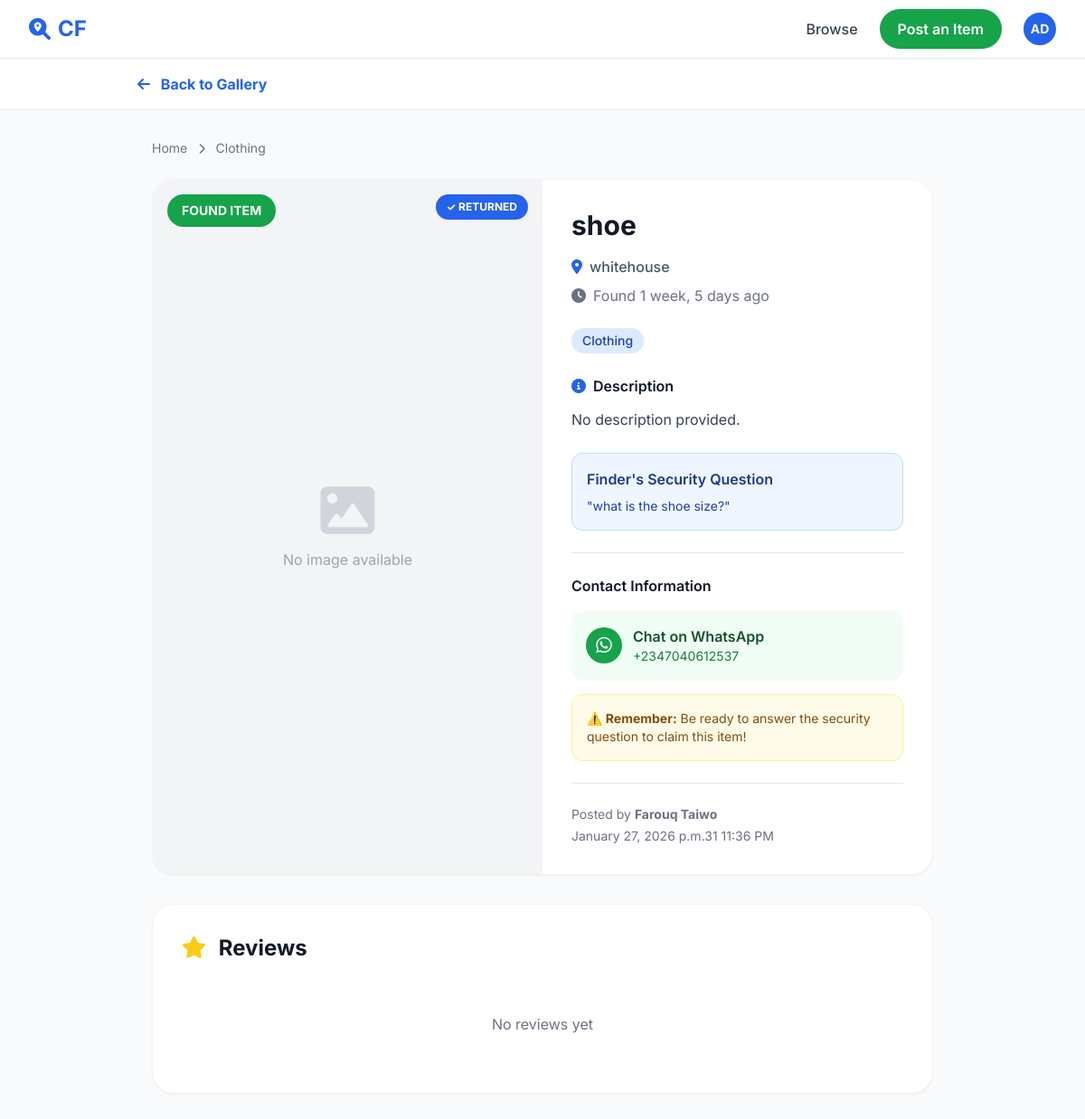
/item/2/ (signed in), run on the app's committed database.
### accounts/models.py (models this page shows, shortened)
class CustomUser(AbstractUser):
    username = None  # Completely remove username field
    email = models.EmailField(
        _("email address"),
        unique=True,
        max_length=255,
        error_messages={
            "unique": _("A user with that email already exists."),
        },
    )
    full_name = models.CharField(_("full name"), max_length=150, blank=True)
    is_verified_student = models.BooleanField(_("verified student"), default=False)
    objects = CustomUserManager()
    USERNAME_FIELD = "email"
    REQUIRED_FIELDS = []  # No additional required fields
    class Meta:
        verbose_name = _("user")
        verbose_name_plural = _("users")

### items/models.py (models this page shows, shortened)
class Item(models.Model):
    TYPE_CHOICES = (
        ('found', 'Found'),
        ('lost', 'Lost'),
    )
    CATEGORY_CHOICES = (
        ('Electronics', 'Electronics'),
        ('Keys', 'Keys'),
        ('Books', 'Books'),
        ('Clothing', 'Clothing'),
        ('ID/Cards', 'ID/Cards'),
        ('Bags', 'Bags'),
        ('Other', 'Other'),
    )
    CONTACT_PREFERENCE_CHOICES = (
        ('email', 'Email'),
        ('phone', 'Phone'),
        ('chat', 'In-App Chat'),
    )
    STATUS_CHOICES = (
        ('active', 'Active'),
        ('claimed', 'Claimed'),
        ('returned', 'Returned'),
    )
    poster = models.ForeignKey(User, on_delete=models.CASCADE, related_name='items')
    item_type = models.CharField(max_length=10, choices=TYPE_CHOICES)
    title = models.CharField(max_length=200)
    category = models.CharField(
        max_length=50,
        choices=CATEGORY_CHOICES,
        blank=True,
        null=True,
        help_text="Select a category"
    )
    location = models.CharField(
        max_length=200,
        blank=True,
        help_text="Type the location (e.g. Main Library, Science Cafe...)"
    )
    photo = CloudinaryField(
        'image',
        blank=True,
        null=True,
        resource_type='image',
        folder='campusfound/items',
        help_text="Upload photo of the item"
    )
    description = models.TextField(blank=True)
    created_at = models.DateTimeField(auto_now_add=True)
    date_lost = models.DateField(
        blank=True,
        null=True,
        help_text="When did you lose this item?"
    )
    reward_offered = models.CharField(
        max_length=200,
        blank=True,
        help_text="Optional: e.g. '$20 reward' or 'Coffee on me!'"
    )
    contact_preference = models.CharField(
        max_length=20,
        choices=CONTACT_PREFERENCE_CHOICES,
        default='chat',
        blank=True
    )
    verification_question = models.TextField(
        blank=True,
        help_text="Ask a question only the owner would know"
    )
    contact_info = models.CharField(
        max_length=200,
        blank=True,
        help_text="Optional: your email or WhatsApp number (e.g. whatsapp:+2348012345678)"
    )
    status = models.CharField(
        max_length=20,
        choices=STATUS_CHOICES,
        default='active'
    )
    claimed_by = models.ForeignKey(
        User,
        on_delete=models.SET_NULL,
        null=True,
        blank=True,
        related_name='claimed_items',
        help_text="User who claimed this item"
    )
    def get_whatsapp_link(self):
        if self.contact_info and 'whatsapp:' in self.contact_info:
            clean_number = self.contact_info.replace('whatsapp:', '').strip()
            if not clean_number.startswith('+'):
                clean_number = '+' + clean_number
            return f"https://wa.me/{clean_number}"
        return None
    class Meta:
        ordering = ['-created_at']

### items/views.py (the view)
# urls.py: path('item/<int:item_id>/', views.item_detail, name='item_detail'),
def item_detail(request, item_id):
    item = get_object_or_404(Item, id=item_id)
    review_form = ReviewForm()
    user_has_reviewed = False
    if request.user.is_authenticated:
        user_has_reviewed = Review.objects.filter(item=item, reviewer=request.user).exists()
    return render(request, 'item_detail.html', {
        'item': item,
        'review_form': review_form,
        'user_has_reviewed': user_has_reviewed,
    })

### chats/context_processors.py (called while the page is built)
def unread_messages(request):
    if request.user.is_authenticated:
        conversations = Conversation.objects.filter(
            Q(sender=request.user) | Q(receiver=request.user)
        )
        unread_count = Message.objects.filter(
            conversation__in=conversations,
            is_read=False
        ).exclude(sender=request.user).count()
        return {'unread_messages_count': unread_count}
    return {'unread_messages_count': 0}

### templates/item_detail.html (shortened to what this page needs)
{% extends 'base.html' %}
{% block content %}
<div class="bg-gray-50 min-h-screen pb-12">
    <nav class="bg-white p-4 border-b mb-8">
        <div class="max-w-4xl mx-auto flex justify-between items-center">
            <a href="{% url 'items:home' %}" class="text-blue-600 font-bold">
                <i class="fa-solid fa-arrow-left mr-2"></i> Back to Gallery
            </a>
        </div>
    </nav>
    <main class="max-w-4xl mx-auto px-4">
        <div class="text-sm text-gray-500 mb-6">
            <a href="{% url 'items:home' %}" class="hover:text-blue-600">Home</a>
            <i class="fa-solid fa-chevron-right mx-2 text-xs"></i>
            <span>{{ item.category|default:"Uncategorized" }}</span>
        </div>
        <div class="bg-white rounded-3xl shadow-sm border border-gray-100 overflow-hidden">
            <div class="grid md:grid-cols-2 gap-0">
                <div class="relative bg-gray-100 h-96 md:h-auto">
                    {% if item.photo %}
                        <img src="{{ item.photo.url }}" alt="{{ item.title }}" class="w-full h-full object-cover">
                    {% else %}
                        <div class="w-full h-full flex items-center justify-center">
                            <div class="text-center">
                                <i class="fa-solid fa-image text-gray-300 text-6xl mb-3"></i>
                                <p class="text-gray-400">No image available</p>
                            </div>
                        </div>
                    {% endif %}
                    {% if item.item_type == 'lost' %}
                        <span class="absolute top-4 left-4 bg-red-500 text-white text-sm font-bold px-4 py-2 rounded-full">LOST ITEM</span>
                    {% else %}
                        <span class="absolute top-4 left-4 bg-green-600 text-white text-sm font-bold px-4 py-2 rounded-full">FOUND ITEM</span>
                    {% endif %}
                    {% if item.status == 'returned' %}
                        <span class="absolute top-4 right-4 bg-blue-600 text-white text-xs font-bold px-3 py-1.5 rounded-full">✓ RETURNED</span>
                    {% elif item.status == 'claimed' %}
                        <span class="absolute top-4 right-4 bg-yellow-500 text-white text-xs font-bold px-3 py-1.5 rounded-full">CLAIMED</span>
                    {% endif %}
                </div>
                <div class="p-8">
                    <h1 class="text-3xl font-bold text-gray-900 mb-4">{{ item.title }}</h1>
                    <div class="flex items-center gap-2 text-gray-600 mb-2">
                        <i class="fa-solid fa-location-dot text-blue-600"></i>
                        <span class="font-medium">{{ item.location|default:"Location not specified" }}</span>
                    </div>
                    <div class="flex items-center gap-2 text-gray-500 mb-6">
                        <i class="fa-solid fa-clock"></i>
                        <span>{{ item.item_type|title }} {{ item.created_at|timesince }} ago</span>
                    </div>
                    {% if item.category %}
                        <div class="mb-6">
                            <span class="inline-block bg-blue-100 text-blue-800 text-sm font-medium px-3 py-1 rounded-full">
                                {{ item.category }}
                            </span>
                        </div>
                    {% endif %}
                    <div class="mb-6">
                        <h3 class="flex items-center font-semibold text-gray-900 mb-3">
                            <i class="fa-solid fa-circle-info text-blue-600 mr-2"></i>
                            Description
                        </h3>
                        <p class="text-gray-700 leading-relaxed whitespace-pre-line">{{ item.description|default:"No description provided." }}</p>
                    </div>
                    {% if item.item_type == 'found' and item.verification_question %}
                        <div class="bg-blue-50 border border-blue-200 rounded-xl p-4 mb-6">
                            <h4 class="font-semibold text-blue-900 mb-2">Finder's Security Question</h4>
                            <p class="text-sm text-blue-800">"{{ item.verification_question }}"</p>
                        </div>
                    {% endif %}
                    {% if user.is_authenticated %}
                        {% if item.contact_info %}
                            <div class="border-t pt-6 mb-6">
                                <h3 class="font-semibold text-gray-900 mb-4">Contact Information</h3>
                                <div class="space-y-3">
                                    {% if 'whatsapp:' in item.contact_info %}
                                        <a href="{{ item.get_whatsapp_link }}" target="_blank" class="flex items-center gap-3 p-4 bg-green-50 hover:bg-green-100 rounded-xl transition">
                                            <div class="w-10 h-10 bg-green-600 rounded-full flex items-center justify-center">
                                                <i class="fa-brands fa-whatsapp text-white text-xl"></i>
                                            </div>
                                            <div>
                                                <p class="font-semibold text-green-900">Chat on WhatsApp</p>
                                                <p class="text-sm text-green-700">{{ item.contact_info|cut:'whatsapp:' }}</p>
                                            </div>
                                        </a>
                                    {% endif %}
                                </div>
                                {% if item.item_type == 'found' %}
                                    <div class="bg-yellow-50 border border-yellow-200 rounded-xl p-4 mt-4">
                                        <p class="text-sm text-yellow-800">
                                            <strong>⚠️ Remember:</strong> Be ready to answer the security question to claim this item!
                                        </p>
                                    </div>
                                {% endif %}
                            </div>
                        {% endif %}
                    {% endif %}
                    <div class="pt-6 border-t text-sm text-gray-500">
                        <p>Posted by <strong>{{ item.poster.full_name|default:item.poster.email }}</strong></p>
                        <p class="mt-1">{{ item.created_at|date:"F j, Y at g:i A" }}</p>
                    </div>
                </div>
            </div>
        </div>
        {% if item.status == 'returned' %}
            <div class="bg-white rounded-3xl shadow-sm border border-gray-100 overflow-hidden mt-8 p-8">
                <h2 class="text-2xl font-bold mb-6">
                    <i class="fa-solid fa-star text-yellow-400 mr-2"></i>
                    Reviews
                </h2>
                {% if item.reviews.all %}
                    <div class="space-y-4">
                        {% for review in item.reviews.all %}
                            <div class="border border-gray-200 rounded-xl p-4">
                                <div class="flex items-start gap-3">
                                    <div class="w-10 h-10 rounded-full bg-blue-600 flex items-center justify-center text-white font-bold flex-shrink-0">
                                        {{ review.reviewer.email|slice:":2"|upper }}
                                    </div>
                                    <div class="flex-1">
                                        <div class="flex items-center gap-2 mb-2">
                                            <p class="font-semibold">{{ review.reviewer.full_name|default:review.reviewer.email }}</p>
                                            <span class="text-xs text-gray-500">{{ review.created_at|timesince }} ago</span>
                                        </div>
                                        <div class="flex gap-1 mb-2">
                                            {% for i in "12345" %}
                                                <i class="fa-solid fa-star {% if forloop.counter <= review.rating %}text-yellow-400{% else %}text-gray-300{% endif %}"></i>
                                            {% endfor %}
                                        </div>
                                        <p class="text-gray-700">{{ review.comment }}</p>
                                    </div>
                                </div>
                            </div>
                        {% endfor %}
                    </div>
                {% else %}
                    <p class="text-gray-500 text-center py-8">No reviews yet</p>
                {% endif %}
            </div>
        {% endif %}
    </main>
</div>
{% endblock %}

### templates/base.html (shortened to what this page needs)
<!DOCTYPE html>
<html lang="en" class="h-full">
<head>
    <script src="https://cdn.tailwindcss.com"></script>
    <link rel="stylesheet" href="https://cdnjs.cloudflare.com/ajax/libs/font-awesome/6.0.0/css/all.min.css">
</head>
<body class="bg-gray-50 text-gray-900 min-h-screen flex flex-col">
    <nav class="bg-white border-b border-gray-200 sticky top-0 z-50 shadow-sm">
        <div class="max-w-7xl mx-auto px-4 sm:px-6 lg:px-8">
            <div class="flex justify-between items-center h-16">
                <a href="{% url 'items:home' %}" class="text-xl sm:text-2xl font-bold text-blue-600 flex items-center gap-2">
                    <i class="fa-solid fa-magnifying-glass-location"></i>
                    <span class="xs:hidden">CF</span>
                </a>
                <div class="flex items-center gap-2 sm:gap-4 lg:gap-6">
                    <a href="{% url 'items:home' %}" class="text-gray-700 hover:text-blue-600 font-medium transition hidden md:block">
                        Browse
                    </a>
                    {% if user.is_authenticated %}
                        <a href="{% url 'items:post_item' %}" class="bg-green-600 text-white px-3 sm:px-5 py-2 sm:py-2.5 rounded-full font-semibold hover:bg-green-700 transition shadow-sm text-xs sm:text-sm lg:text-base">
                            <span class="hidden sm:inline">Post an Item</span>
                        </a>
                        <div class="relative group">
                            <button class="w-8 h-8 sm:w-9 sm:h-9 rounded-full bg-blue-600 flex items-center justify-center text-white font-bold text-xs sm:text-sm cursor-pointer">
                                {{ user.email|slice:":2"|upper }}
                            </button>
                        </div>
                    {% else %}
                        <a href="{% url 'login' %}" class="bg-blue-600 text-white px-3 sm:px-5 py-2 sm:py-2.5 rounded-full font-semibold hover:bg-blue-700 transition shadow-sm text-xs sm:text-sm lg:text-base">
                            Sign In
                        </a>
                    {% endif %}
                </div>
            </div>
        </div>
    </nav>
    <main class="flex-grow">
        {% block content %}
        {% endblock %}
    </main>
</body>
</html>

### templates/base.html (style rules this page uses)
body { font-family: 'Inter', system-ui, -apple-system, sans-serif; }

### data on the page
CustomUser: email "AD"
Item: category "Clothing", title "shoe", location "whitehouse", item_type "Found", created_at "1 week, 5 days", description "No description provided.", verification_question "what is the shoe size?", contact_info "+2347040612537", poster.full_name "Farouq Taiwo", created_at "January 27, 2026 p.m.31 11:36 PM"
